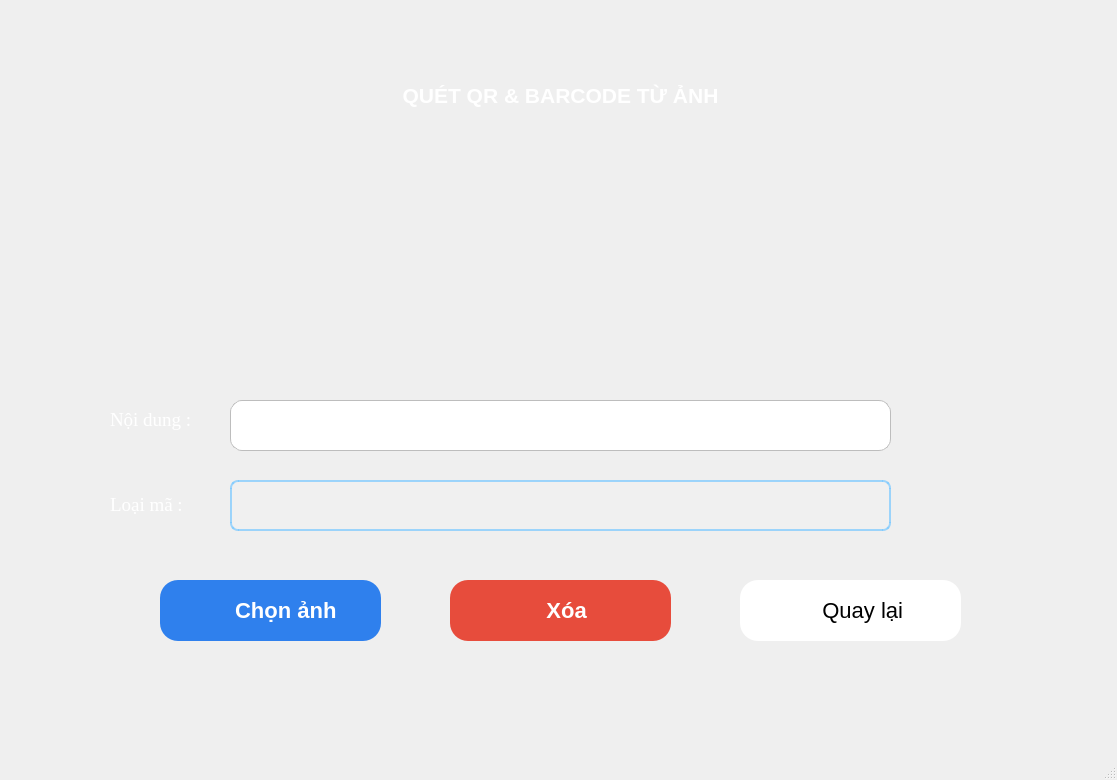
<?xml version="1.0" encoding="UTF-8"?>
<ui version="4.0">
 <class>MainWindow</class>
 <widget class="QMainWindow" name="MainWindow">
  <property name="geometry">
   <rect>
    <x>0</x>
    <y>0</y>
    <width>1117</width>
    <height>780</height>
   </rect>
  </property>
  <property name="windowTitle">
   <string>MainWindow</string>
  </property>
  <widget class="QWidget" name="centralwidget">
   <widget class="QLabel" name="label">
    <property name="geometry">
     <rect>
      <x>350</x>
      <y>50</y>
      <width>421</width>
      <height>91</height>
     </rect>
    </property>
    <property name="font">
     <font>
      <family>Arial</family>
      <weight>50</weight>
      <bold>false</bold>
     </font>
    </property>
    <property name="text">
     <string>&lt;html&gt;&lt;head/&gt;&lt;body&gt;&lt;p align=&quot;center&quot;&gt;&lt;span style=&quot; font-size:16pt; font-weight:600; color:#ffffff;&quot;&gt;QUÉT QR &amp;amp; BARCODE TỪ ẢNH&lt;/span&gt;&lt;/p&gt;&lt;/body&gt;&lt;/html&gt;</string>
    </property>
   </widget>
   <widget class="QPushButton" name="chonanh_btt">
    <property name="geometry">
     <rect>
      <x>160</x>
      <y>580</y>
      <width>221</width>
      <height>61</height>
     </rect>
    </property>
    <property name="font">
     <font>
      <pointsize>-1</pointsize>
      <weight>62</weight>
      <bold>true</bold>
     </font>
    </property>
    <property name="styleSheet">
     <string notr="true">QPushButton {
    background-color: #2F80ED;   /* xanh dương đậm vừa, rất dễ nhìn */
    color: #FFFFFF;
    border: none;
    border-radius: 18px;
    padding: 6px 16px;
	font-size: 22px;
    font-weight: 500;
}
</string>
    </property>
    <property name="text">
     <string>     Chọn ảnh</string>
    </property>
   </widget>
   <widget class="QLabel" name="label_2">
    <property name="geometry">
     <rect>
      <x>110</x>
      <y>390</y>
      <width>101</width>
      <height>61</height>
     </rect>
    </property>
    <property name="font">
     <font>
      <family>Times New Roman</family>
     </font>
    </property>
    <property name="text">
     <string>&lt;html&gt;&lt;head/&gt;&lt;body&gt;&lt;p&gt;&lt;span style=&quot; font-size:14pt; color:#ffffff;&quot;&gt;Nội dung :&lt;/span&gt;&lt;/p&gt;&lt;/body&gt;&lt;/html&gt;</string>
    </property>
   </widget>
   <widget class="QLabel" name="label_3">
    <property name="geometry">
     <rect>
      <x>110</x>
      <y>480</y>
      <width>91</width>
      <height>51</height>
     </rect>
    </property>
    <property name="font">
     <font>
      <family>Times New Roman</family>
     </font>
    </property>
    <property name="text">
     <string>&lt;html&gt;&lt;head/&gt;&lt;body&gt;&lt;p&gt;&lt;span style=&quot; font-size:14pt; color:#ffffff;&quot;&gt;Loại mã : &lt;/span&gt;&lt;/p&gt;&lt;/body&gt;&lt;/html&gt;</string>
    </property>
   </widget>
   <widget class="QPushButton" name="quaylai2_btt">
    <property name="geometry">
     <rect>
      <x>740</x>
      <y>580</y>
      <width>221</width>
      <height>61</height>
     </rect>
    </property>
    <property name="font">
     <font>
      <pointsize>-1</pointsize>
     </font>
    </property>
    <property name="styleSheet">
     <string notr="true">QPushButton {
    background-color: #FFFFFF;
    border-radius: 18px;
	font-size: 22px;
}</string>
    </property>
    <property name="text">
     <string>    Quay lại</string>
    </property>
   </widget>
   <widget class="QLineEdit" name="noidunganh_line">
    <property name="geometry">
     <rect>
      <x>230</x>
      <y>400</y>
      <width>661</width>
      <height>51</height>
     </rect>
    </property>
    <property name="styleSheet">
     <string notr="true">QLineEdit {
    background-color: #FFFFFF;     /* nền trắng */
    color: #333333;                /* chữ xám đậm */
    border: 1px solid #BDBDBD;     /* viền xám nhạt */
    border-radius: 12px;           /* bo tròn góc */
    padding: 6px 12px;             /* khoảng cách chữ */
    font-size: 14px;
}</string>
    </property>
   </widget>
   <widget class="QLabel" name="loaima_lb">
    <property name="geometry">
     <rect>
      <x>230</x>
      <y>480</y>
      <width>661</width>
      <height>51</height>
     </rect>
    </property>
    <property name="styleSheet">
     <string notr="true">QLabel {
    /* Nền trắng trong suốt nhẹ giúp nổi bật trên hình nền xanh đậm */
    background-color: rgba(255, 255, 255, 20); 
    
    /* Viền xanh sáng tạo hiệu ứng công nghệ hiện đại */
    border: 2px solid rgba(120, 200, 255, 180); 
    
    /* Bo góc khung */
    border-radius: 8px;
    
    /* Đổi màu chữ sang trắng để dễ đọc nhất */
    color: #ffffff;
    
    /* Làm đậm chữ để tăng độ nhận diện */
    font-weight: bold;
    
    /* Đẩy chữ cách viền trái một chút cho cân đối */
    padding-left: 10px;
}</string>
    </property>
    <property name="text">
     <string/>
    </property>
   </widget>
   <widget class="QLabel" name="qrbarcode1_lb">
    <property name="geometry">
     <rect>
      <x>250</x>
      <y>180</y>
      <width>241</width>
      <height>161</height>
     </rect>
    </property>
    <property name="text">
     <string/>
    </property>
   </widget>
   <widget class="QLabel" name="qrbarcode2_lb">
    <property name="geometry">
     <rect>
      <x>640</x>
      <y>180</y>
      <width>241</width>
      <height>161</height>
     </rect>
    </property>
    <property name="text">
     <string/>
    </property>
   </widget>
   <widget class="QLabel" name="label_4">
    <property name="geometry">
     <rect>
      <x>0</x>
      <y>0</y>
      <width>1121</width>
      <height>761</height>
     </rect>
    </property>
    <property name="styleSheet">
     <string notr="true">background-image: url(:/nen/nen8.png);</string>
    </property>
    <property name="text">
     <string/>
    </property>
   </widget>
   <widget class="QLabel" name="label_5">
    <property name="geometry">
     <rect>
      <x>590</x>
      <y>150</y>
      <width>341</width>
      <height>221</height>
     </rect>
    </property>
    <property name="styleSheet">
     <string notr="true">image: url(:/nen/khungcamera1.png);</string>
    </property>
    <property name="text">
     <string/>
    </property>
   </widget>
   <widget class="QLabel" name="label_6">
    <property name="geometry">
     <rect>
      <x>220</x>
      <y>150</y>
      <width>301</width>
      <height>221</height>
     </rect>
    </property>
    <property name="styleSheet">
     <string notr="true">image: url(:/nen/khungcamera1.png);</string>
    </property>
    <property name="text">
     <string/>
    </property>
   </widget>
   <widget class="QPushButton" name="xoa3_btt">
    <property name="geometry">
     <rect>
      <x>450</x>
      <y>580</y>
      <width>221</width>
      <height>61</height>
     </rect>
    </property>
    <property name="font">
     <font>
      <pointsize>-1</pointsize>
      <weight>62</weight>
      <bold>true</bold>
     </font>
    </property>
    <property name="styleSheet">
     <string notr="true">QPushButton {
    background-color: #E74C3C;   /* đỏ giống nút Thoát trong hình */
    color: #FFFFFF;
    border: none;
    border-radius: 18px;
    padding: 6px 16px;
	font-size: 22px;
    font-weight: 500;
}</string>
    </property>
    <property name="text">
     <string>  Xóa</string>
    </property>
   </widget>
   <widget class="QLabel" name="label_7">
    <property name="geometry">
     <rect>
      <x>170</x>
      <y>590</y>
      <width>61</width>
      <height>41</height>
     </rect>
    </property>
    <property name="styleSheet">
     <string notr="true">image: url(:/nen/trangtriquetanh1.png);</string>
    </property>
    <property name="text">
     <string/>
    </property>
   </widget>
   <widget class="QLabel" name="label_8">
    <property name="geometry">
     <rect>
      <x>754</x>
      <y>580</y>
      <width>61</width>
      <height>61</height>
     </rect>
    </property>
    <property name="styleSheet">
     <string notr="true">image: url(:/nen/quaylai.png);</string>
    </property>
    <property name="text">
     <string/>
    </property>
   </widget>
   <widget class="QLabel" name="label_9">
    <property name="geometry">
     <rect>
      <x>480</x>
      <y>590</y>
      <width>55</width>
      <height>41</height>
     </rect>
    </property>
    <property name="styleSheet">
     <string notr="true">image: url(:/nen/xoa.png);</string>
    </property>
    <property name="text">
     <string/>
    </property>
   </widget>
   <widget class="QLabel" name="label_10">
    <property name="geometry">
     <rect>
      <x>680</x>
      <y>220</y>
      <width>21</width>
      <height>16</height>
     </rect>
    </property>
    <property name="styleSheet">
     <string notr="true">image: url(:/nen/nenche.png);</string>
    </property>
    <property name="text">
     <string/>
    </property>
   </widget>
   <zorder>label_4</zorder>
   <zorder>label_10</zorder>
   <zorder>label_6</zorder>
   <zorder>label_5</zorder>
   <zorder>label</zorder>
   <zorder>chonanh_btt</zorder>
   <zorder>label_2</zorder>
   <zorder>label_3</zorder>
   <zorder>noidunganh_line</zorder>
   <zorder>loaima_lb</zorder>
   <zorder>qrbarcode1_lb</zorder>
   <zorder>qrbarcode2_lb</zorder>
   <zorder>xoa3_btt</zorder>
   <zorder>quaylai2_btt</zorder>
   <zorder>label_7</zorder>
   <zorder>label_8</zorder>
   <zorder>label_9</zorder>
  </widget>
  <widget class="QMenuBar" name="menubar">
   <property name="geometry">
    <rect>
     <x>0</x>
     <y>0</y>
     <width>1117</width>
     <height>26</height>
    </rect>
   </property>
  </widget>
  <widget class="QStatusBar" name="statusbar"/>
 </widget>
 <resources>
  <include location="image.qrc"/>
 </resources>
 <connections/>
</ui>
